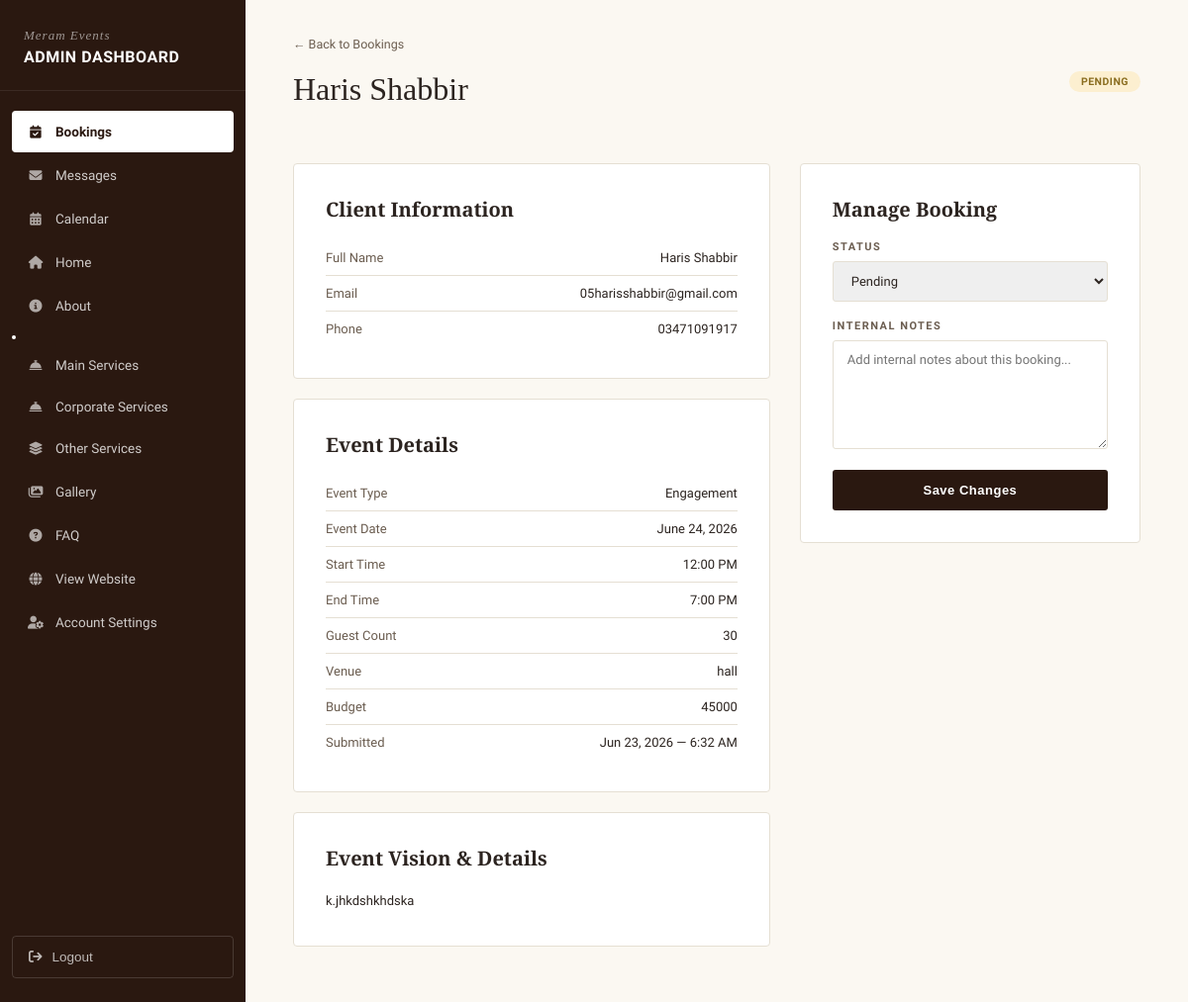
The page /dashboard/bookings/9/ (signed in) on the database its author committed.
### main/models.py (models this page shows, shortened)
class BookingRequest(models.Model):
    EVENT_TYPES = [
        ('wedding', 'Wedding'),
        ('engagement', 'Engagement'),
        ('corporate', 'Corporate Event'),
        ('private', 'Private Celebration'),
        ('other', 'Other'),
    ]
    STATUS_CHOICES = [
        ('pending', 'Pending'),
        ('confirmed', 'Confirmed'),
        ('cancelled', 'Cancelled'),
        ('completed', 'Completed'),
    ]
    full_name = models.CharField(max_length=200)
    email = models.EmailField()
    phone = models.CharField(max_length=50)
    event_type = models.CharField(max_length=50, choices=EVENT_TYPES)
    event_date = models.DateField()
    start_time = models.CharField(max_length=20)
    end_time = models.CharField(max_length=20)
    guest_count = models.CharField(max_length=100, blank=True)
    venue = models.CharField(max_length=300, blank=True)
    budget = models.CharField(max_length=100, blank=True)
    details = models.TextField(blank=True)
    status = models.CharField(max_length=20, choices=STATUS_CHOICES, default='pending')
    submitted_at = models.DateTimeField(auto_now_add=True)
    class Meta:
        ordering = ['-submitted_at']

### main/views.py (the view, shortened to what this page needs)
# urls.py: path('dashboard/bookings/<int:pk>/', views.dashboard_booking_detail, name='dashboard_booking_detail'),
@login_required(login_url='dashboard_login')
def dashboard_booking_detail(request, pk):
    booking = get_object_or_404(BookingRequest, pk=pk)
    return render(request, 'dashboard/booking_detail.html', {
        'booking': booking,
        'active_page': 'booking',
    })

### main/templatetags/custom_filters.py (called while the page is built, shortened)
@register.filter
def format_time_ampm(value):
    if not value:
        return '—'
    value = str(value).strip()
    upper = value.upper()
    if 'AM' in upper or 'PM' in upper:
        try:
            parts = value.split()
            hm = parts[0].split(':')
            h = int(hm[0])
            m = int(hm[1])
            ampm = parts[1].upper()
            return f"{h}:{m:02d} {ampm}"
        except Exception:
            return value

### main/templates/dashboard/booking_detail.html (shortened to what this page needs)
{% extends 'dashboard/dashboard_base.html' %}
{% load custom_filters %}
{% block dashboard_content %}
<a href="{% url 'dashboard_bookings' %}" class="bd-back">← Back to Bookings</a>
<div class="db-header-row">
    <h1 class="db-page-title" style="font-size:32px;">{{ booking.full_name }}</h1>
    <span class="db-status-pill db-status-{{ booking.status }}">{{ booking.get_status_display }}</span>
</div>
<div class="bd-grid">
    <div>
        <div class="bd-card">
            <h3>Client Information</h3>
            <div class="bd-row"><span class="bd-row-label">Full Name</span><span class="bd-row-value">{{ booking.full_name }}</span></div>
            <div class="bd-row"><span class="bd-row-label">Email</span><span class="bd-row-value">{{ booking.email }}</span></div>
            <div class="bd-row"><span class="bd-row-label">Phone</span><span class="bd-row-value">{{ booking.phone }}</span></div>
        </div>
        <div class="bd-card">
            <h3>Event Details</h3>
            <div class="bd-row"><span class="bd-row-label">Event Type</span><span class="bd-row-value">{{ booking.get_event_type_display }}</span></div>
            <div class="bd-row"><span class="bd-row-label">Event Date</span><span class="bd-row-value">{{ booking.event_date|date:"F j, Y" }}</span></div>
            <div class="bd-row">
                <span class="bd-row-label">Start Time</span>
                <span class="bd-row-value">{{ booking.start_time|format_time_ampm }}</span>
            </div>
            <div class="bd-row">
                <span class="bd-row-label">End Time</span>
                <span class="bd-row-value">{{ booking.end_time|format_time_ampm }}</span>
            </div>
            <div class="bd-row"><span class="bd-row-label">Guest Count</span><span class="bd-row-value">{{ booking.guest_count|default:"—" }}</span></div>
            <div class="bd-row"><span class="bd-row-label">Venue</span><span class="bd-row-value">{{ booking.venue|default:"—" }}</span></div>
            <div class="bd-row"><span class="bd-row-label">Budget</span><span class="bd-row-value">{{ booking.budget|default:"—" }}</span></div>
            <div class="bd-row"><span class="bd-row-label">Submitted</span><span class="bd-row-value">{{ booking.submitted_at|date:"M j, Y — g:i A" }}</span></div>
        </div>
        {% if booking.details %}
        <div class="bd-card">
            <h3>Event Vision &amp; Details</h3>
            <p class="bd-details-text">{{ booking.details }}</p>
        </div>
        {% endif %}
    </div>
    <div class="bd-card">
        <h3>Manage Booking</h3>
        <form method="post">
            <label class="bd-form-label">Status</label>
            <select name="status" class="bd-select">
                <option value="pending" {% if booking.status == 'pending' %}selected{% endif %}>Pending</option>
            </select>
            <label class="bd-form-label">Internal Notes</label>
            <textarea name="notes" class="bd-textarea" placeholder="Add internal notes about this booking...">{{ booking.notes }}</textarea>
            <button type="submit" class="bd-save-btn">Save Changes</button>
        </form>
    </div>
</div>
{% endblock %}

### main/templates/dashboard/dashboard_base.html (style rules this page uses)
:root { --db-dark: #2A1810; --db-dark-2: #311F13; --db-maroon: #3D1A12; --db-cream: #FBF8F2; --db-border: #E5DFD3; --db-text: #2C2420; --db-text-mid:#6B5D50; --db-red: #B23A2E; --db-green: #3F7D4A; --db-gold: #C9A96E; }
* { margin:0;padding:0;box-sizing:border-box; }
body { font-family:'Hanken Grotesk',sans-serif; background:var(--db-cream); color:var(--db-text); font-size:14px; }
a { text-decoration:none;color:inherit; }
.db-page-title { font-family:'Cormorant Garamond',serif; font-size:42px; font-weight:500; color:var(--db-text); margin-bottom:28px; }
.db-header-row { display:flex; justify-content:space-between; align-items:flex-start; margin-bottom:28px; }
.db-status-pill { display:inline-block; padding:4px 12px; border-radius:20px; font-size:10.5px; font-weight:600; letter-spacing:0.5px; text-transform:uppercase; }
.db-status-pending { background:#FCEFD0; color:#8a6d1f; }

### main/templates/dashboard/booking_detail.html (style rules this page uses)
.bd-back { display:inline-flex; align-items:center; gap:8px; font-size:12.5px; color:var(--db-text-mid); margin-bottom:20px; }
.bd-grid { display:grid; grid-template-columns:1.4fr 1fr; gap:30px; align-items:start; }
.bd-card { background:#fff; border:1px solid var(--db-border); border-radius:4px; padding:32px; margin-bottom:20px; }
.bd-card h3 { font-family:'Cormorant Garamond',serif; font-size:20px; margin-bottom:18px; color:var(--db-text); }
.bd-row { display:flex; justify-content:space-between; padding:10px 0; border-bottom:1px solid var(--db-border); font-size:13px; }
.bd-row:last-child { border-bottom:none; }
.bd-row-label { color:var(--db-text-mid); font-weight:500; }
.bd-row-value { color:var(--db-text); font-weight:500; text-align:right; max-width:60%; }
.bd-details-text { font-size:13px; color:var(--db-text); line-height:1.9; }
.bd-form-label { display:block; font-size:11px; letter-spacing:1.5px; text-transform:uppercase; color:var(--db-text-mid); font-weight:600; margin-bottom:8px; }
.bd-select, .bd-textarea { width:100%; padding:11px 14px; border:1px solid var(--db-border); border-radius:3px; font-family:'Hanken Grotesk',sans-serif; font-size:13px; color:var(--db-text); margin-bottom:18px; }
.bd-textarea { min-height:110px; resize:vertical; }
.bd-save-btn { width:100%; padding:13px; background:var(--db-dark); color:#fff; border:none; font-size:13px; font-weight:600; letter-spacing:0.5px; cursor:pointer; border-radius:3px; transition:opacity 0.2s; }

### rows shown on the page
BookingRequest: full_name "Haris Shabbir", status "PENDING", email "05harisshabbir@gmail.com", phone "03471091917", event_type "Engagement", event_date "June 24, 2026", start_time "12:00 PM", end_time "7:00 PM", guest_count "30", venue "hall", budget "45000", submitted_at "Jun 23, 2026 — 6:32 AM", details "k.jhkdshkhdska", status "Pending"
